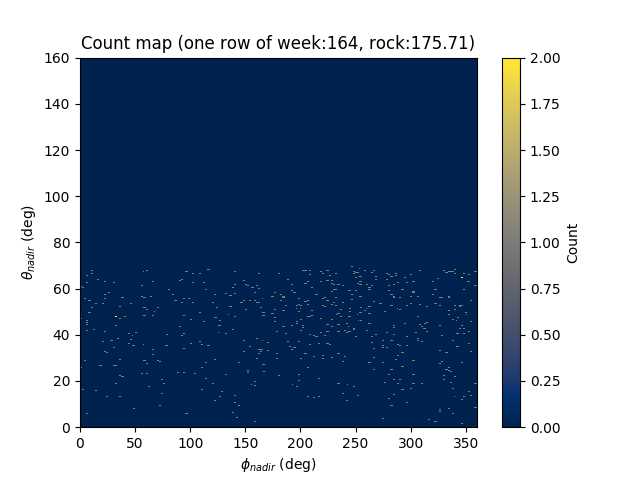

The script that drew this image:
import numpy as np
import math
import pyfits
import os
import matplotlib.pyplot as plt
from mpl_toolkits.mplot3d import Axes3D

from utility import transform
import settings

WEEK = 164
ROCK_ANGLE = 175.71
T_START = 333352615.6
T_END = 333352645.6

path = os.path.join(
    os.getcwd(),
    os.path.join(
        "data",
        "static"
    )
)

def main():
    phi_ps = []
    theta_ps = []

    f = pyfits.open(os.path.join(path, "lat_photon_weekly_w{0:3d}_p302_v001.fits").format(WEEK))
    rows = f[1].data
    interested_photon_theta_nads = []
    interested_photon_phi_nads = []
    for row in rows:
        if row['TIME'] > T_START and row['TIME'] < T_END:
            if row['THETA'] < settings.THETA_LAT_CUTOFF:
                interested_photon_theta_nads.append(180.0 - row['ZENITH_ANGLE'])
                interested_photon_phi_nads.append(row['EARTH_AZIMUTH_ANGLE'])
    # cartesian
    np_cntmap, _, _ = np.histogram2d(
        interested_photon_phi_nads,
        interested_photon_theta_nads,
        bins=(settings.N_BINS_PHI_NADIR, settings.N_BINS_THETA_NADIR),
        range=([settings.PHI_NADIR_MIN, settings.PHI_NADIR_MAX], [settings.THETA_NADIR_MIN, settings.THETA_NADIR_MAX]),        
    )
    x, y = np.mgrid[
        slice(settings.PHI_NADIR_MIN, settings.PHI_NADIR_MAX + settings.D_PHI, settings.D_PHI),
        slice(settings.THETA_NADIR_MIN, settings.THETA_NADIR_MAX + settings.D_THETA, settings.D_THETA),
    ]    
    
    plt.pcolormesh(x, y, np_cntmap, cmap="cividis")
    plt.title("Count map (one row of week:{}, rock:{:.02f})".format(WEEK, ROCK_ANGLE))
    plt.xlabel("$\phi_{nadir}$ (deg)")
    plt.ylabel("$\\theta_{nadir}$ (deg)")
    a = plt.colorbar()
    a.set_label('Count')
    plt.show()
    # polar
    plt.clf()
    ax = plt.subplot(projection='polar')
    ax.set_theta_zero_location("N")  # theta=0 at the top
    ax.set_theta_direction(-1)  # theta increasing clockwise
    plt.pcolormesh(transform.d2r(x), y, np_cntmap, cmap="cividis")
    # plt.thetagrids([theta * 15 for theta in range(int(settings.PHI_NADIR_MAX)//15)])
    plt.rgrids([theta * 30 for theta in range(int(settings.THETA_NADIR_MAX)//30)])
    plt.grid(alpha=0.5, linestyle='--')
    a = plt.colorbar()
    a.set_label('Count')
    plt.title("Count map (one row of week:{}, rock:{:.02f})".format(WEEK, ROCK_ANGLE))
    plt.show()
